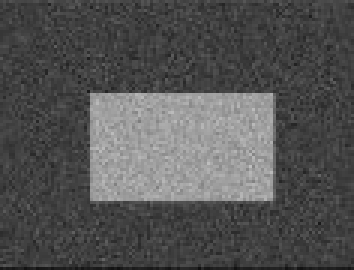
#> input picture tutorial_file/noisy2.jpg, 118 x 90 px (shown 3 times larger)
$ python imgproc_threshold.py
#> lines starting #> are read from the running program, lines starting #| are printed output that depends on the picture; after the words box and inside, x2 and y2 are one past the last pixel; in counts of white or black regions, pixels touching at a corner belong together
'''
Imaging Thresholding
'''

import cv2
import numpy as np
from matplotlib import pyplot as plt

''' Simple

img = cv2.imread('gradient.jpg',0)

ret, thresh1 = cv2.threshold( img, 127, 255, cv2.THRESH_BINARY)
ret, thresh2 = cv2.threshold( img, 127, 255, cv2.THRESH_BINARY_INV)
ret, thresh3 = cv2.threshold( img, 127, 255, cv2.THRESH_TRUNC)
ret, thresh4 = cv2.threshold( img, 127, 255, cv2.THRESH_TOZERO)
ret, thresh5 = cv2.threshold( img, 127, 255, cv2.THRESH_TOZERO_INV)

titles = ['Original Image','BINARY','BIN_INV','TRUNC','TOZERO', 'TOZERO_INV']

images = [img, thresh1, thresh2, thresh3, thresh4, thresh5]

for i in xrange(6):
    plt.subplot(2,3,i+1), plt.imshow(images[i],'gray')
    plt.title(titles[i])
    plt.xticks([]),plt.yticks([])

plt.show()

'''

''' Adaptive Thresholding


img = cv2.imread('dave.jpg', 0)
#img = cv2.medianBlur(img, 5)

ret, th1 = cv2.threshold(img, 127, 255, cv2.THRESH_BINARY)
th2 = cv2.adaptiveThreshold( img, 255, cv2.ADAPTIVE_THRESH_MEAN_C,\
        cv2.THRESH_BINARY, 11, 2)
th3 = cv2.adaptiveThreshold( img, 255, cv2.ADAPTIVE_THRESH_GAUSSIAN_C,\
        cv2.THRESH_BINARY, 11, 2)

titles = ['Original','Global','Adaptive Mean thresh','Adaptive Gaussian thresh']

images = [img, th1, th2, th3]

for i in xrange(4):
    plt.subplot(2,2,i+1), plt.imshow(images[i], 'gray')
    plt.title(titles[i])
    plt.xticks([]), plt.yticks([])
plt.show()
'''

img = cv2.imread('noisy2.jpg',0)
#> img is the input picture: shape (90, 118); min 16, max 191, mean 83.5

# global thresholding
ret1,th1 = cv2.threshold(img,127,255,cv2.THRESH_BINARY)
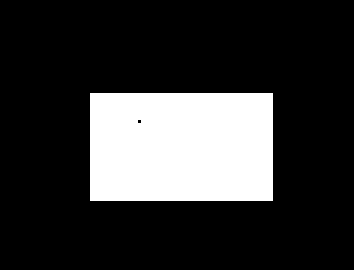
#> th1: shape (90, 118) (shown 3 times larger); 20.7% white; 1 white region, box (x1, y1, x2, y2) and area: (30, 31, 91, 67) 2195

# Otsu's thresholding
ret2,th2 = cv2.threshold(img,0,255,cv2.THRESH_BINARY+cv2.THRESH_OTSU)
#> th2: shape (90, 118); 20.7% white; 1 white region, box (x1, y1, x2, y2) and area: (30, 31, 92, 67) 2203
#> ret2 = 110

# Otsu's thresholding after Gaussian filtering
blur = cv2.GaussianBlur(img,(5,5),0)
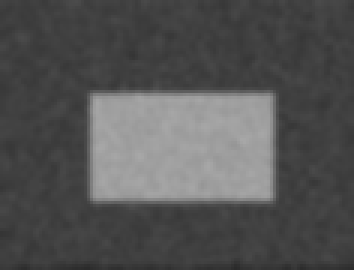
#> blur: shape (90, 118) (shown 3 times larger); min 42, max 167, mean 83.5
ret3,th3 = cv2.threshold(blur,0,255,cv2.THRESH_BINARY+cv2.THRESH_OTSU)
#> th3: shape (90, 118); 20.7% white; 1 white region, box (x1, y1, x2, y2) and area: (30, 31, 92, 67) 2202
#> ret3 = 110

# plot all the images and their histograms
images = [img, 0, th1,
          img, 0, th2,
          blur, 0, th3]
titles = ['Original Noisy Image','Histogram','Global Thresholding (v=127)',
          'Original Noisy Image','Histogram',"Otsu's Thresholding",
          'Gaussian filtered Image','Histogram',"Otsu's Thresholding"]

for i in xrange(3):
    plt.subplot(3,3,i*3+1),plt.imshow(images[i*3],'gray')
    plt.title(titles[i*3]), plt.xticks([]), plt.yticks([])
    plt.subplot(3,3,i*3+2),plt.hist(images[i*3].ravel(),256)
    plt.title(titles[i*3+1]), plt.xticks([]), plt.yticks([])
    plt.subplot(3,3,i*3+3),plt.imshow(images[i*3+2],'gray')
    plt.title(titles[i*3+2]), plt.xticks([]), plt.yticks([])
plt.show()
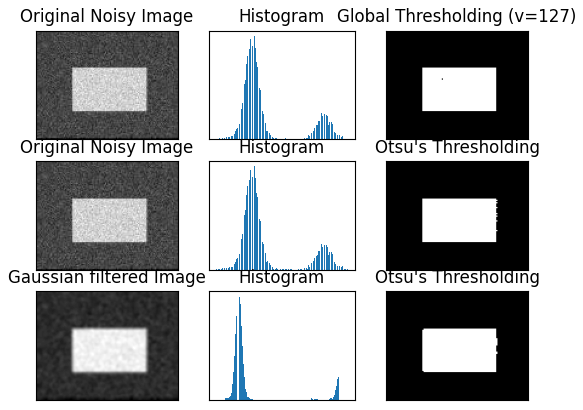
#> figure drawn by matplotlib, 9 panels

$ run again, with tutorial_file/dave.jpg copied over tutorial_file/noisy2.jpg
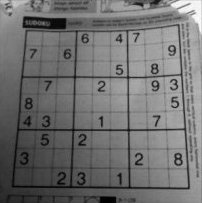
#> input picture tutorial_file/dave.jpg, 202 x 203 px
#> img is the input picture: shape (203, 202); min 0, max 255, mean 112.2
#> `ret1,th1 = cv2.threshold(img,127,255,cv2.THRESH_BINARY)`:
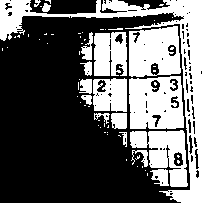
#> th1: shape (203, 202); 38.2% white; 67 white regions (49 under 20 px), largest, box (x1, y1, x2, y2) and area: (0, 0, 202, 203) 5560, (129, 76, 184, 129) 2454, (129, 26, 181, 77) 2167
#> th2: shape (203, 202); 58.5% white; 117 black regions (98 under 20 px), largest, box (x1, y1, x2, y2) and area: (0, 16, 190, 203) 15445, (51, 0, 90, 13) 330, (124, 0, 163, 9) 187
#> ret2 = 106
#> `ret3,th3 = cv2.threshold(blur,0,255,cv2.THRESH_BINARY+cv2.THRESH_OTSU)`:
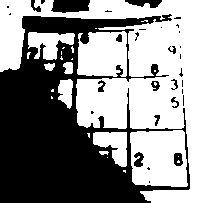
#> th3: shape (203, 202); 54.7% white; 32 black regions (19 under 20 px), largest, box (x1, y1, x2, y2) and area: (0, 14, 190, 203) 17315, (51, 0, 90, 13) 429, (125, 0, 162, 8) 186
#> ret3 = 109

$ run again, with tutorial_file/die.jpg copied over tutorial_file/noisy2.jpg
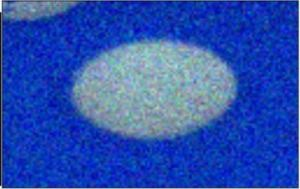
#> input picture tutorial_file/die.jpg, 300 x 189 px
#> `ret1,th1 = cv2.threshold(img,127,255,cv2.THRESH_BINARY)`:
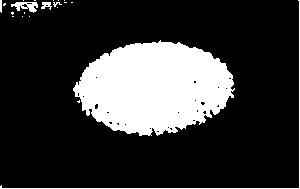
#> th1: shape (189, 300); 21.1% white; 21 white regions (15 under 20 px), largest, box (x1, y1, x2, y2) and area: (73, 40, 235, 136) 11142, (0, 0, 300, 189) 494, (11, 2, 38, 13) 165, (41, 2, 52, 10) 53, (0, 0, 2, 13) 25, (53, 2, 62, 7) 21
#> th2: shape (189, 300); 25.3% white; 31 white regions (20 under 20 px), largest, box (x1, y1, x2, y2) and area: (72, 38, 236, 139) 12365, (3, 0, 88, 20) 915, (0, 0, 300, 189) 659
#> ret2 = 103
#> `ret3,th3 = cv2.threshold(blur,0,255,cv2.THRESH_BINARY+cv2.THRESH_OTSU)`:
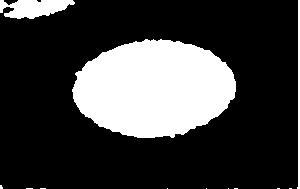
#> th3: shape (189, 300); 24.2% white; 12 white regions (9 under 20 px), largest, box (x1, y1, x2, y2) and area: (72, 39, 236, 138) 12352, (0, 0, 75, 19) 981, (297, 0, 300, 189) 380
